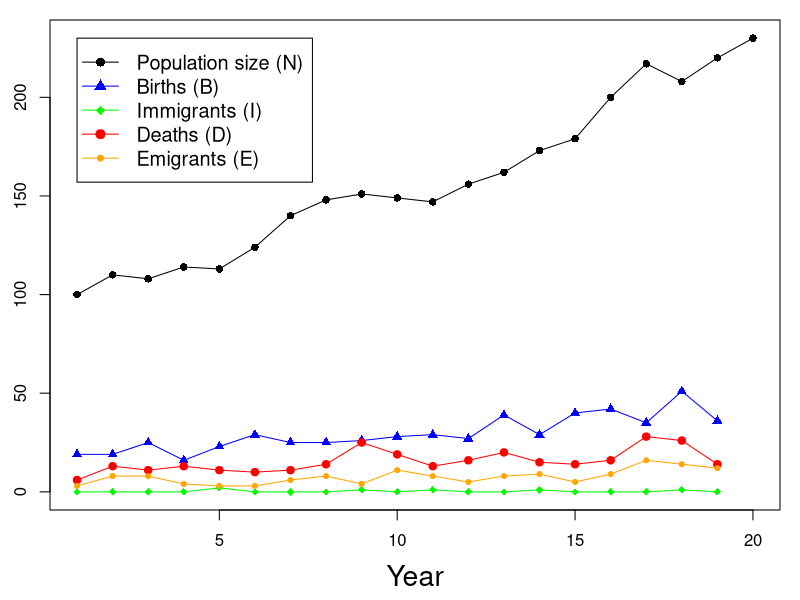

Recreate this plot in R.
## ----eval=FALSE,include=FALSE-------------------------------------------------
## source("../../rnw2pdf.R")
## rnw2pdf("lecture-BIDE")
## rnw2pdf("lecture-BIDE",tangle=TRUE)


## ----bide0,echo=FALSE,include=FALSE,fig.width=8,fig.height=6,cache=TRUE-------
T <- 20
N <- integer(T)
B <- D <- I <- E <- integer(T-1)
N[1] <- 100
set.seed(340)
for(t in 1:(T-1)) {
    B[t] <- rpois(1, N[t]*0.2)
    D[t] <- rbinom(1, N[t], 0.1)
    I[t] <- rpois(1, 0.2)
    E[t] <- rpois(1, N[t]*0.05)
    N[t+1] <- N[t] + B[t] + I[t] - D[t] - E[t]
}
par(mai=c(0.9, 0.5, 0.2, 0.2))
plot(1:T, N, ylim=c(0, max(N)), type="o",
     xlab="Year", ylab="", pch=16, cex.lab=1.7)
lines(1:(T-1), B, col="blue", pch=17, type="o")
lines(1:(T-1), I, col="green", pch=18, type="o")
lines(1:(T-1), D, col="red", pch=19, type="o")
lines(1:(T-1), E, col="orange", pch=20, type="o")
legend(1, 230, c("Population size (N)",
                 "Births (B)",
                 "Immigrants (I)",
                 "Deaths (D)",
                 "Emigrants (E)"),
       lty=1, pch=c(16:20), cex=1.2,
       col=c("black", "blue", "green", "red", "orange"))

